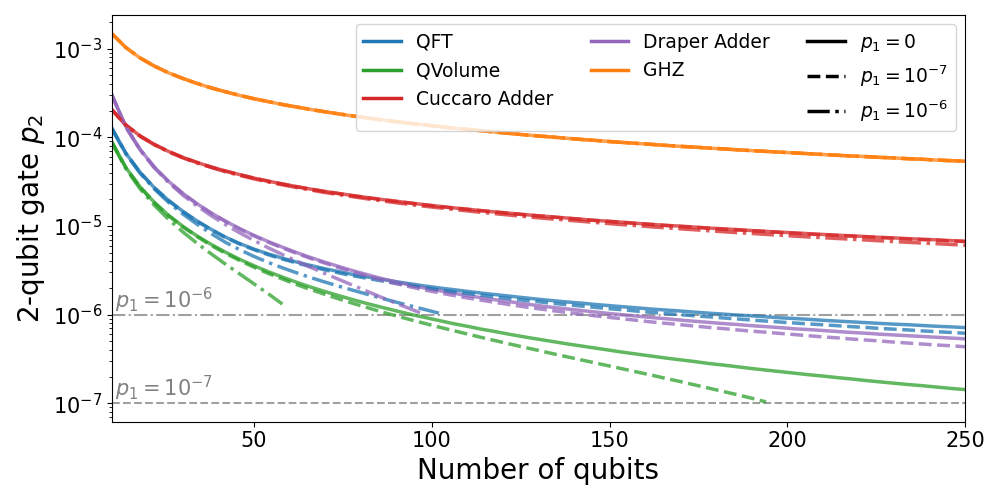

The Python source for this figure:
from matplotlib import pyplot as plt
import csv
import numpy as np


scatter_size = 50
ticks_size = 15
label_size = 20
plot_width = 2.5

styles = ['-', '--', '-.', ':']


file = open(f'../data/link_feasibility_data.csv', 'r')
data = list(csv.reader(file, delimiter=","))
file.close()

sizes = [int(i) for i in data[0]]
p1 = [float(i) for i in data[1]]
p1_label = ['$p_1=0$', '$p_1=10^{-7}$', '$p_1=10^{-6}$']

qft_l = [[float(i) for i in row] for row in data[2:2+len(p1)]]
qvol_l = [[float(i) for i in row] for row in data[2+len(p1):2+2*len(p1)]]
cdkm_l = [[float(i) for i in row] for row in data[2+2*len(p1):2+3*len(p1)]]
draper_l = [[float(i) for i in row] for row in data[2+3*len(p1):2+4*len(p1)]]
ghz_l = [[float(i) for i in row] for row in data[2+4*len(p1):2+5*len(p1)]]

fig, ax = plt.subplots(ncols=1, figsize=(10, 5))

for i in range(len(p1)):
    # for each circuit plot only values different than -1
    valid_elem = len([j for j in range(len(qft_l[i])) if qft_l[i][j] != -1])
    ax.plot(sizes[:valid_elem], qft_l[i][:valid_elem], color='tab:blue', linewidth=plot_width, linestyle=styles[i], alpha=0.75)

    valid_elem = len([j for j in range(len(qvol_l[i])) if qvol_l[i][j] != -1])
    ax.plot(sizes[:valid_elem], qvol_l[i][:valid_elem], color='tab:green', linewidth=plot_width, linestyle=styles[i], alpha=0.75)
    
    valid_elem = len([j for j in range(len(cdkm_l[i])) if cdkm_l[i][j] != -1])
    ax.plot(sizes[:valid_elem], cdkm_l[i][:valid_elem], color='tab:red', linewidth=plot_width, linestyle=styles[i], alpha=0.75)

    valid_elem = len([j for j in range(len(draper_l[i])) if draper_l[i][j] != -1])
    ax.plot(sizes[:valid_elem], draper_l[i][:valid_elem], color='tab:purple', linewidth=plot_width, linestyle=styles[i], alpha=0.75)

    valid_elem = len([j for j in range(len(ghz_l[i])) if ghz_l[i][j] != -1])
    ax.plot(sizes[:valid_elem], ghz_l[i][:valid_elem], color='tab:orange', linewidth=plot_width, linestyle=styles[i], alpha=0.75)

ax.set_xlabel('Number of qubits', fontsize=label_size)
ax.set_ylabel('2-qubit gate $p_2$', fontsize=label_size)

ax.plot([], [], color='tab:blue', linewidth=plot_width, label='QFT')
ax.plot([], [], color='tab:green', linewidth=plot_width, label='QVolume')
ax.plot([], [], color='tab:red', linewidth=plot_width, label='Cuccaro Adder')
ax.plot([], [], color='tab:purple', linewidth=plot_width, label='Draper Adder')
ax.plot([], [], color='tab:orange', linewidth=plot_width, label='GHZ')

ax.plot([], [], color='tab:orange', linewidth=0, label=' ')

ax.axhline(y=p1[1], color='gray', linestyle=styles[1], linewidth=1.5, alpha=0.75, zorder=-1)
ax.axhline(y=p1[2], color='gray', linestyle=styles[2], linewidth=1.5, alpha=0.75, zorder=-1)

ax.text(x=11, y=p1[1], s=p1_label[1], fontsize=ticks_size, color='gray', ha='left', va='bottom')
ax.text(x=11, y=p1[2], s=p1_label[2], fontsize=ticks_size, color='gray', ha='left', va='bottom')

for i in range(len(p1)):
    ax.plot([], [], color='black', linewidth=plot_width, linestyle=styles[i], label=p1_label[i])

ax.set_xlim([min(sizes), max(sizes)])
ax.set_yscale('log')

ax.legend(fontsize=ticks_size*0.9, ncols=3)

# ticks size
ax.tick_params(axis='both', which='major', labelsize=ticks_size)

plt.tight_layout()
plt.show()
